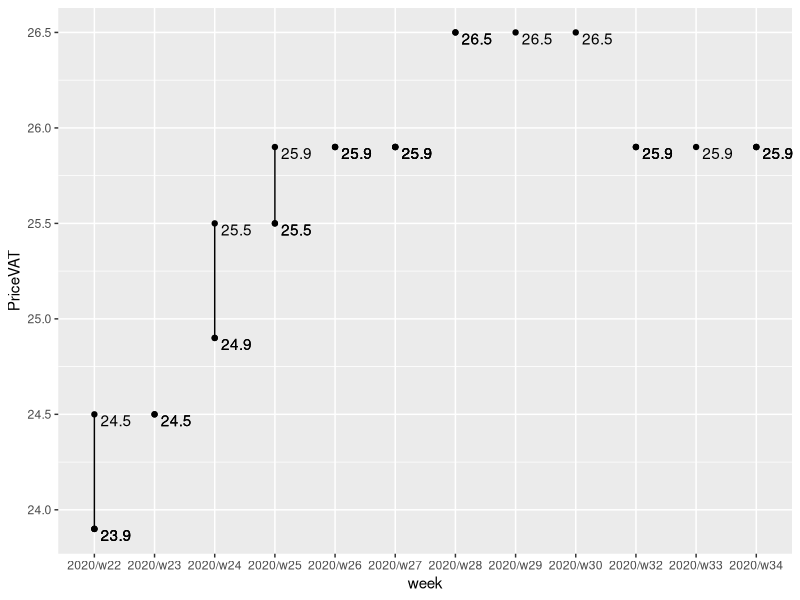
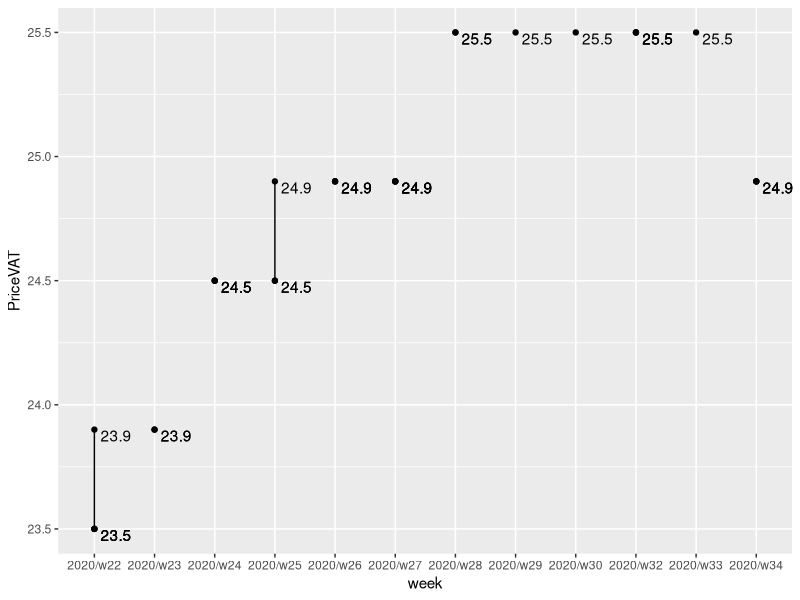
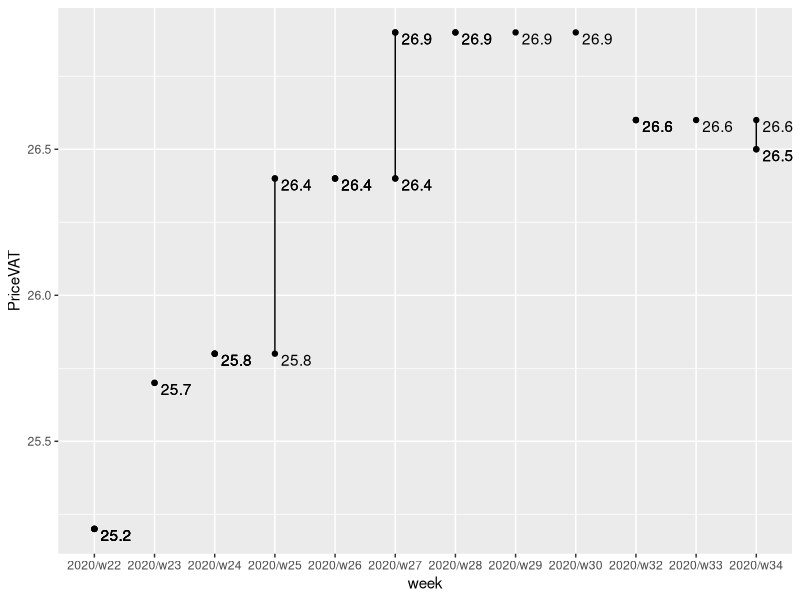

Source code (R) for these figures, in order:
## ---- chunk 1
library(rmarkdown)
library(magrittr)
library(dplyr)
library(tidyverse)
library(knitr)
knitr::opts_chunk$set(fig.align = "left")
## ---- chunk 2
dateNow <- Sys.Date()
Today <- strftime(Sys.Date(), format = "%Y-%m-%d")
The_Week <- strftime(dateNow, format = "%Y/w%V")
dfDate <- data.frame(Today, The_Week)
kable(dfDate,
      col.names = c("Today's", "This Week"),
      align = "r")
## ---- chunk 3
v.raw <- read.csv("data.csv")
v.raw$X = NULL
v <- v.raw %>%
 select(., "vendor", "origin", "week", "date", "day", "fuel", "price")
## ---- chunk 4
tono.diesel <- v %>% filter(. , .$vendor == "TankOno" & .$fuel == "DIESEL")
tono.diesel$PriceVAT = round(tono.diesel$price * 1.21, 1)
tono.ba95 <- v %>% filter(. , .$vendor == "TankOno" & .$fuel == "NATURAL95")
tono.ba95$PriceVAT = round(tono.ba95$price * 1.21, 1)
## ---- chunk 5
kable(head(tono.ba95, 7))
ggplot(data = head(tono.ba95, 30),
       aes(week, PriceVAT,
           label = PriceVAT)
       ) + geom_text(aes(label=PriceVAT),
                     hjust=-0.2, vjust=1
                     ) + geom_line() + geom_point()
## ---- chunk 6
kable(head(tono.diesel, 7))

ggplot(data = head(tono.diesel, 30),
       aes(week, PriceVAT,
           label = PriceVAT)) + geom_text(aes(label=PriceVAT), hjust=-0.2, vjust=1) + geom_line() + geom_point()
## ---- chunk 7
axigon.diesel <- v %>% filter(. , .$vendor == "AXIGON" & .$fuel == "Diesel")
axigon.diesel$PriceVAT = round(axigon.diesel$price * 1.21, 1)
## ---- chunk 8
kable(head(axigon.diesel, 7))

ggplot(data = head(axigon.diesel, 30),
       aes(week, PriceVAT,
           label = PriceVAT)) + geom_text(aes(label=PriceVAT), hjust=-0.2, vjust=1) + geom_line() + geom_point()
## ---- chunk 9
v.raw %>% print %>% head
